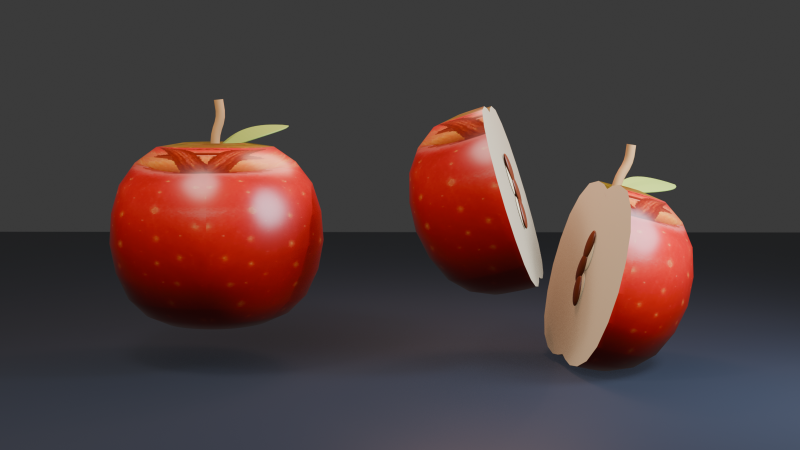
#> input picture FruitWaveApp/Resources/Models/Apple/apple_preview.png, 1600 x 900 px, given in place of apple_preview.png_reference.png, which was not available (shown at 1/2 size)
$ python create_fruit_comparison.py ../../FruitWaveApp/Resources/Models/Apple/apple_preview.png ../../FruitWaveApp/Resources/Models/Banana/banana_preview.png
#> lines starting #> are read from the running program, lines starting #| are printed output that depends on the picture; pictures that were not available may be replaced by others from this repository, and a replacement may not be noted
"""Create the source-reference versus Blender-render acceptance sheet.

Three equal-width tiles: PRD whole reference, PRD cut reference, and the
Blender preview render, so colors and silhouette can be compared directly.

Usage: python3 Tools/Blender/create_fruit_comparison.py <fruit-slug> <Title>
"""
import sys
from pathlib import Path

from PIL import Image, ImageDraw

ROOT = Path(__file__).resolve().parents[2]

TILE = 800
LABEL = 46
GAP = 40
MARGIN = 40


def fit(image: Image.Image, size: tuple[int, int]) -> Image.Image:
    copy = image.convert("RGB")
    copy.thumbnail(size, Image.Resampling.LANCZOS)
    canvas = Image.new("RGB", size, (24, 26, 30))
    canvas.paste(copy, ((size[0] - copy.width) // 2, (size[1] - copy.height) // 2))
    return canvas


def main() -> None:
    fruit, title = sys.argv[1], sys.argv[2]
    model_root = ROOT / "FruitWaveApp" / "Resources" / "Models" / title
    whole = Image.open(model_root / f"{fruit}_reference.png")
#> whole is the input picture: PIL image 1600x900 RGBA; mean R, G, B, A 77.6, 60.9, 60.8, 255
    cut = Image.open(model_root / f"{fruit}_reference_cut.png")
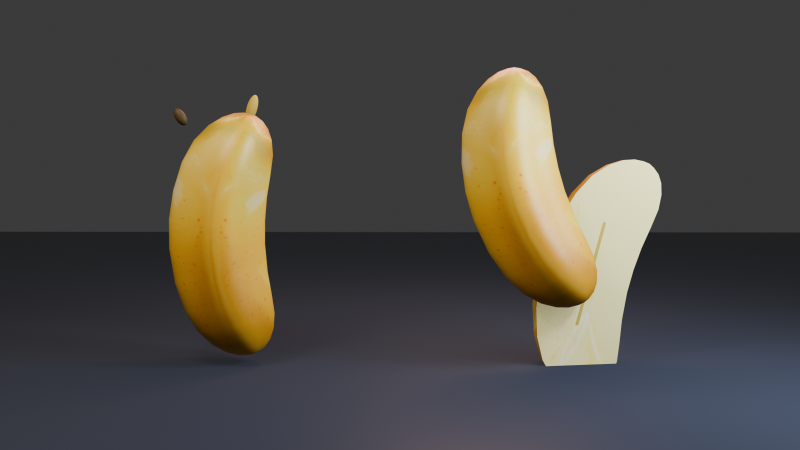
#> input picture FruitWaveApp/Resources/Models/Banana/banana_preview.png, 1600 x 900 px, given in place of apple_preview.png_reference_cut.png, which was not available (shown at 1/2 size)
#> cut is the input picture: PIL image 1600x900 RGBA; mean R, G, B, A 76.7, 73.4, 68.5, 255
    render = Image.open(model_root / f"{fruit}_preview.png")

    width = MARGIN * 2 + TILE * 3 + GAP * 2
    height = LABEL + TILE + MARGIN
    sheet = Image.new("RGB", (width, height), (18, 20, 24))
    draw = ImageDraw.Draw(sheet)

    x0 = MARGIN
    y0 = LABEL
    sheet.paste(fit(whole, (TILE, TILE)), (x0, y0))
#> in fit, `canvas = Image.new("RGB", size, (24, 26, 30))`:
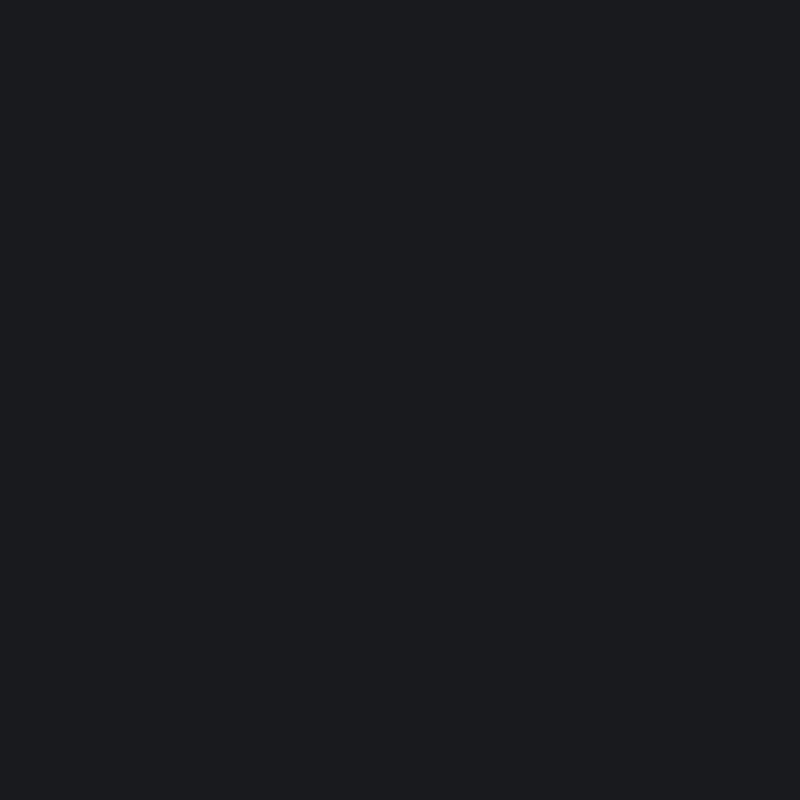
#> canvas: PIL image 800x800 RGB; mean R, G, B 24, 26, 30
    x1 = MARGIN + TILE + GAP
    sheet.paste(fit(cut, (TILE, TILE)), (x1, y0))
#> call 2 of fit, with size = (800, 800)
#> in fit (call 2), `copy.thumbnail(size, Image.Resampling.LANCZOS)`:
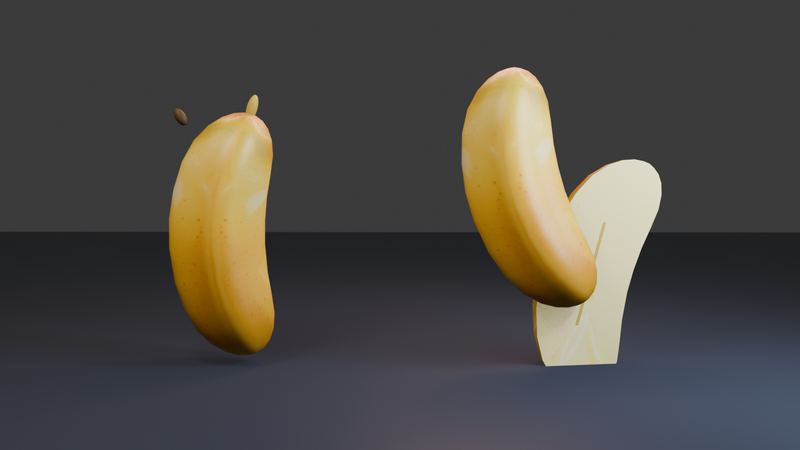
#> copy: PIL image 800x450 RGB; mean R, G, B 76.7, 73.4, 68.5
#> in fit (call 2), `canvas.paste(copy, ((size[0] - copy.width) // 2, (size[1] - copy.heigh..`:
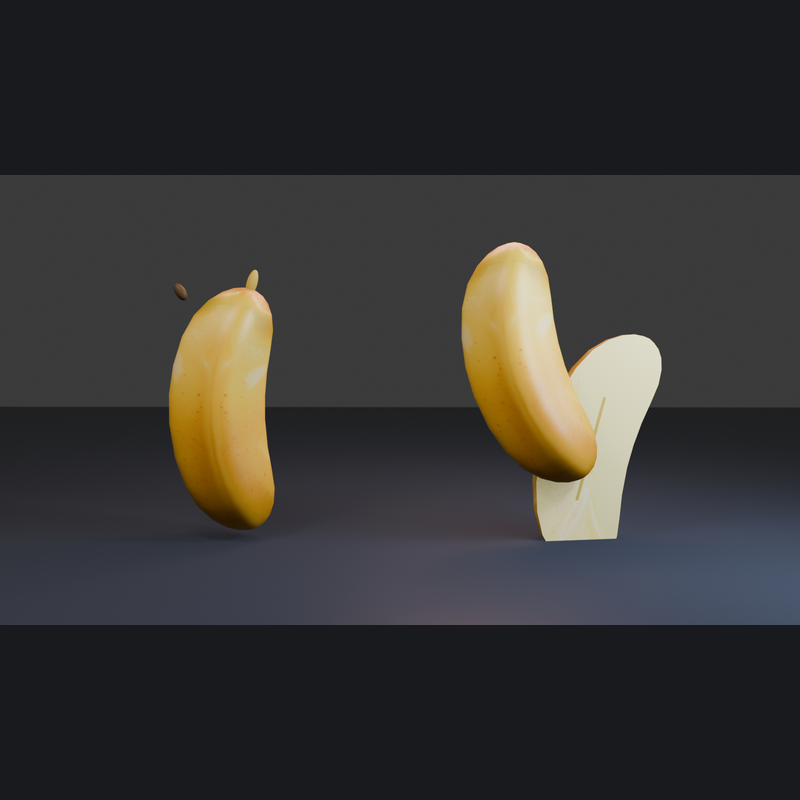
#> canvas: PIL image 800x800 RGB; mean R, G, B 53.6, 52.7, 51.6
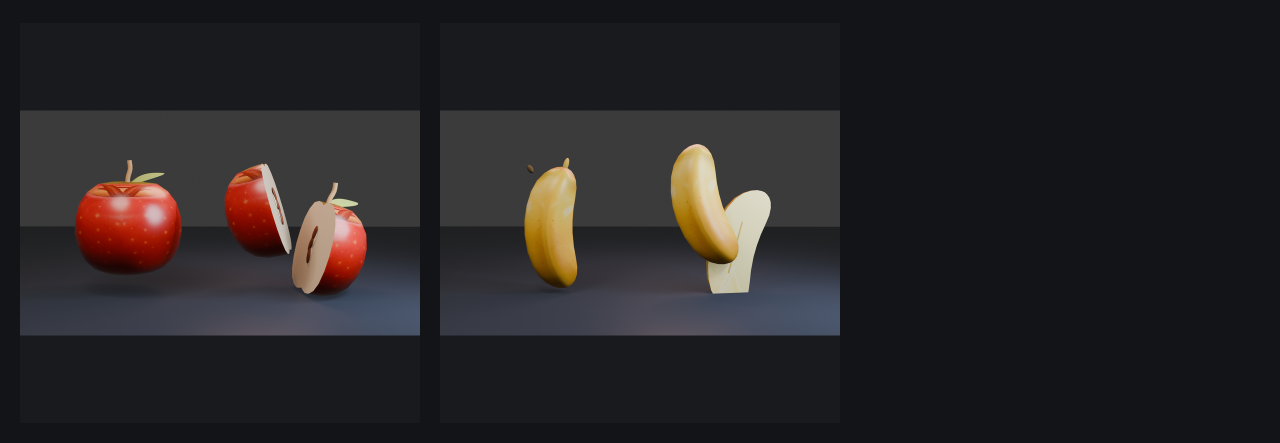
#> sheet: PIL image 2560x886 RGB (shown at 1/2 size); mean R, G, B 38.3, 36.4, 38.4
    x2 = MARGIN + (TILE + GAP) * 2
    render_tile = (TILE, int(TILE * 9 / 16))
    sheet.paste(fit(render, render_tile), (x2, y0 + (TILE - render_tile[1]) // 2))
#> call 3 of fit, with size = (800, 450)
#> in fit (call 3), `canvas = Image.new("RGB", size, (24, 26, 30))`:
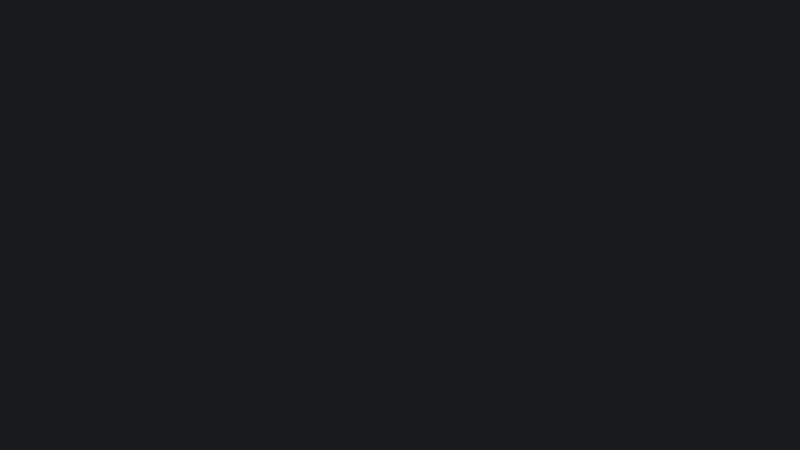
#> canvas: PIL image 800x450 RGB; mean R, G, B 24, 26, 30
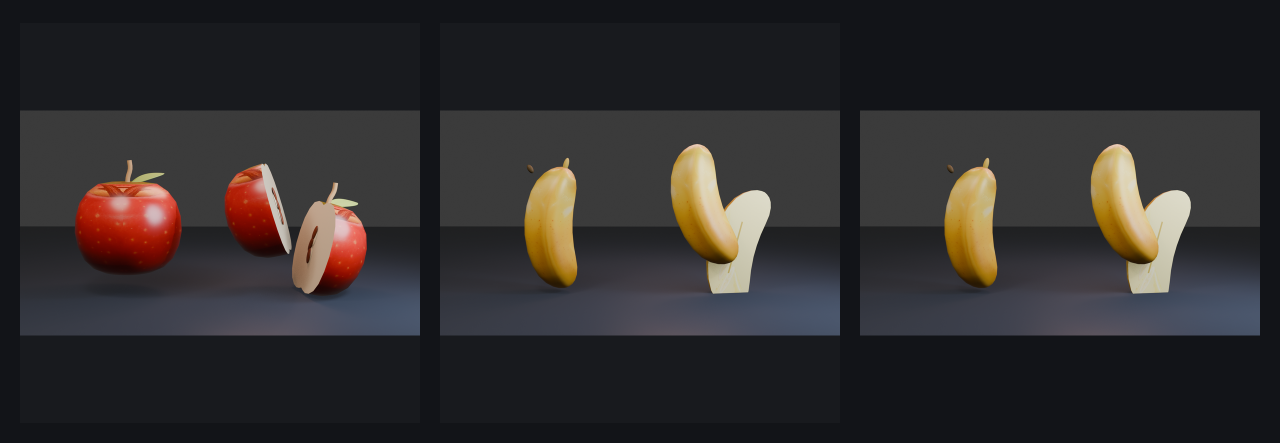
#> sheet: PIL image 2560x886 RGB (shown at 1/2 size); mean R, G, B 47.6, 44.9, 45.5

    draw.text((x0, 12), "PRD v1.0 — whole", fill=(235, 238, 244))
    draw.text((x1, 12), "PRD v1.0 — cut", fill=(235, 238, 244))
    draw.text((x2, 12), "BLENDER PREVIEW — reference-driven geometry and PBR", fill=(235, 238, 244))

    sheet.save(model_root / f"{fruit}_comparison.png", quality=95)
    print(f"comparison sheet written: {model_root / f'{fruit}_comparison.png'}")


if __name__ == "__main__":
    main()
